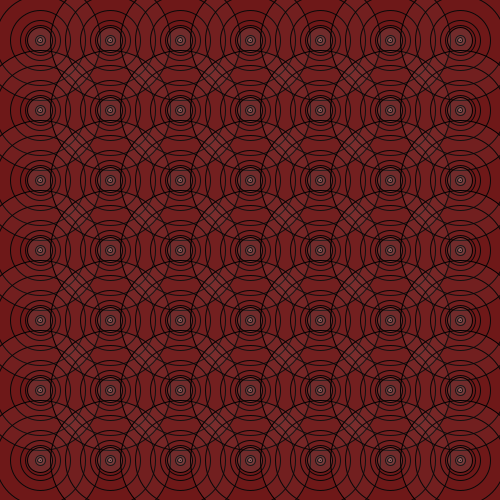
Frame 1 (no input)
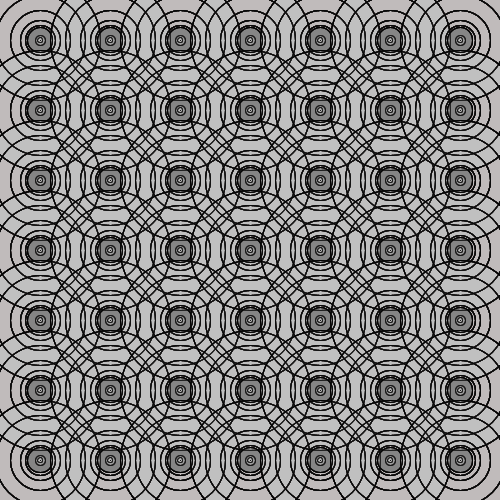
Frame 60 (the mouse pressed at the canvas centre just before this capture)
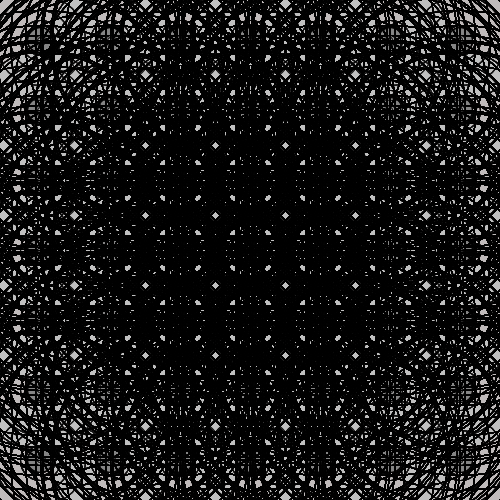
Frame 120 (the mouse held since frame 60 and released just before this capture)

The Processing sketch that drew these frames (run headless with seeded random() and noise(); from frame 60 on, the mouse is pressed at the canvas centre):

// Processing sketch: processing_91267
// ── processing_91267.pde

void setup()
{
  background(#6A1111);
size(500,500);


}




void draw ()

  

  //Nouvelle ligne
  {
         for (int posX = 40; posX < width; posX = posX+70)
         {
          for (int posY = 40; posY < height; posY = posY+70)
         {
           noFill();

// création d'une variable pour les couleurs
int R;
R = mouseX;
int Ve;
Ve = mouseY;

// création d'une variable pour les ellipses

int E;
E = 0;
int F;
F = 0;

// création d'une variable pour la taille des ellipses

int G;
G = mouseY;
int H;
H = mouseY;

  //1ème rangée
         ellipse(E+posX, F+posY, G+30, H+30);
         strokeWeight(1);
  //2ème rangée
         ellipse(E+posX, F+posY, G+40, H+40);
         noFill();
  //3ème rangée
           ellipse(E+posX, F+posY, G+90, H+90);
         ellipse(E+posX, F+posY, G+60, H+60);
         fill(R+210, Ve+10);
  //4ème rangée
          ellipse(E+posX, F+posY, G+120, H+120);
         fill(R+250, Ve+20);
  //5ème rangée
       ellipse(E+posX, F+posY, G+10, H+10);
       fill(R+240, Ve+50);
  //6ème rangée
       ellipse (E+posX, F+posY, G+5, H+5);
       fill(R+120,Ve+50);
  //7ème rangée
        ellipse (E+posX, F+posY, G+25, H+25);
        point(posX, posY);
    }
         }

//noLoop ();
}
